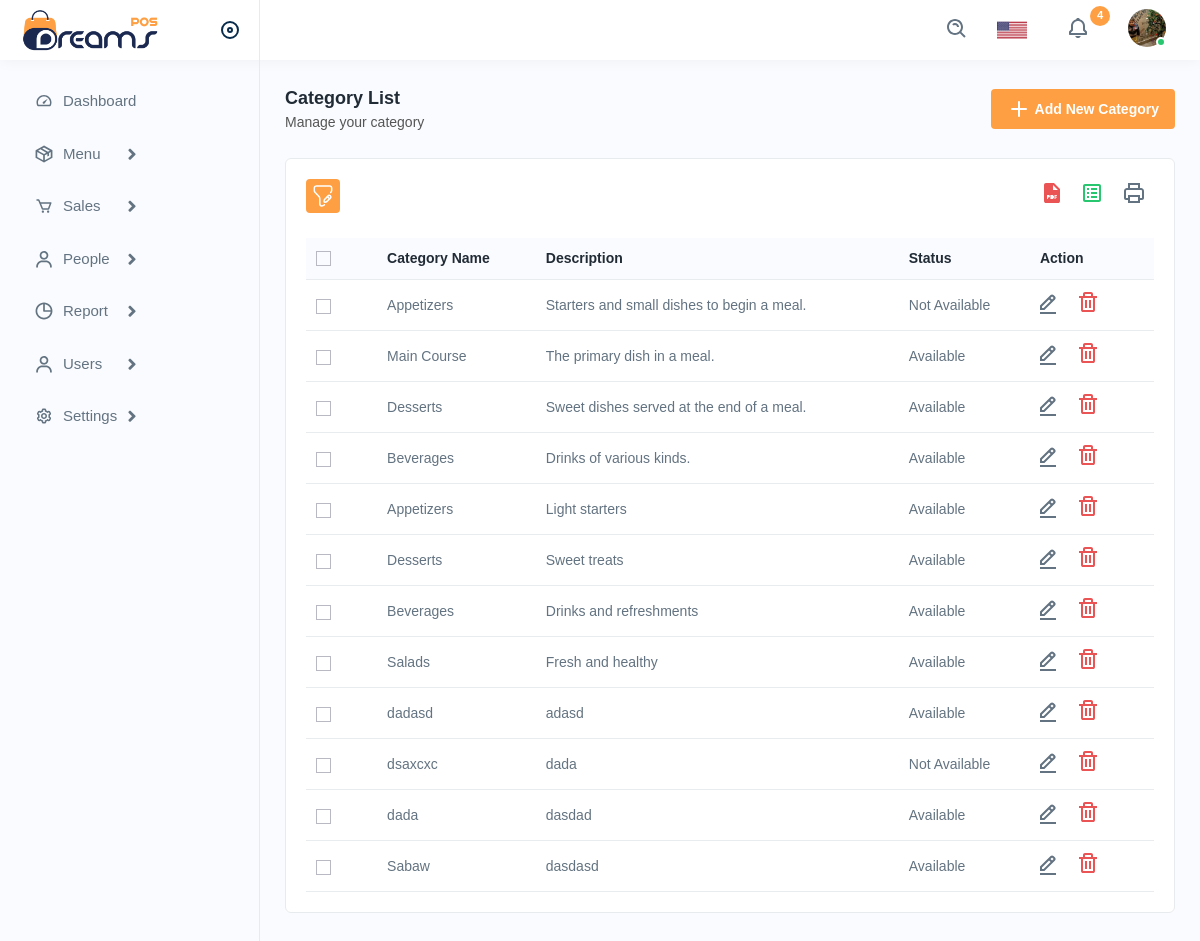
Page /categorylist.php on the committed database.
### tables this page shows
CREATE TABLE `categories` (
  `c_id` int(11) NOT NULL,
  `category_name` varchar(255) NOT NULL,
  `description` text DEFAULT NULL,
  `status` enum('Available','Not Available') NOT NULL
);

### get_filtered_categories.php (called while the page is built, shortened)
<?php
function get_filtered_categories($filter)
{
    global $conn;
    $query = "SELECT * FROM categories WHERE 1=1";
    $result = mysqli_query($conn, $query);
    $categories = [];
    while ($row = mysqli_fetch_assoc($result)) {
        $categories[] = $row;
    }
    return $categories;
}

### categorylist.php (the view, shortened to what this page needs)
<?php
include 'db/config.php';
include 'get_filtered_categories.php';
$filter = [
  'status' => isset($_GET['status']) ? $_GET['status'] : ''
];
$rows = get_filtered_categories($filter);
?>
<!DOCTYPE html>
<html lang="en">
<head>
  <link rel="stylesheet" href="assets/css/bootstrap.min.css" />
  <link rel="stylesheet" href="assets/css/animate.css" />
  <link rel="stylesheet" href="assets/plugins/select2/css/select2.min.css" />
  <link rel="stylesheet" href="assets/css/dataTables.bootstrap4.min.css" />
  <link
    rel="stylesheet"
    href="assets/plugins/fontawesome/css/fontawesome.min.css" />
  <link rel="stylesheet" href="assets/plugins/fontawesome/css/all.min.css" />
  <link rel="stylesheet" href="assets/css/style.css" />
</head>
<body>
  <div class="main-wrapper">
    <div class="header">
      <?php include 'php/header.php'; ?>
    </div>
    <?php include 'php/sidebar.php'; ?>
    <div class="page-wrapper">
      <div class="content">
        <div class="page-header">
          <div class="page-title">
            <h4>Category List</h4>
            <h6>Manage your category</h6>
          </div>
          <div class="page-btn">
            <a href="addcategory.php" class="btn btn-added">
              <img src="assets/img/icons/plus.svg" alt="img" class="me-1" />
              Add New Category
            </a>
          </div>
        </div>
        <div class="card">
          <div class="card-body">
            <div class="table-top">
              <div class="search-set">
                <div class="search-path">
                  <a class="btn btn-filter" id="filter_search">
                    <img src="assets/img/icons/filter.svg" alt="img" />
                  </a>
                </div>
                <div class="search-input">
                  <a class="btn btn-searchset">
                  </a>
                </div>
              </div>
              <div class="wordset">
                <ul>
                  <li>
                    <a data-bs-toggle="tooltip" data-bs-placement="top" title="pdf">
                      <img src="assets/img/icons/pdf.svg" alt="img" />
                    </a>
                  </li>
                  <li>
                    <a data-bs-toggle="tooltip" data-bs-placement="top" title="excel">
                      <img src="assets/img/icons/excel.svg" alt="img" />
                    </a>
                  </li>
                  <li>
                    <a data-bs-toggle="tooltip" data-bs-placement="top" title="print">
                      <img src="assets/img/icons/printer.svg" alt="img" />
                    </a>
                  </li>
                </ul>
              </div>
            </div>
            <div id="table">
              <div class="table-responsive">
                <table class="table datanew">
                  <thead>
                    <tr>
                      <th>
                        <label class="checkboxs">
                          <span class="checkmarks"></span>
                        </label>
                      </th>
                      <th>Category Name</th>
                      <th>Description</th>
                      <th>Status</th>
                      <th>Action</th>
                    </tr>
                  </thead>
                  <tbody>
                    <?php foreach ($rows as $row) : ?>
                      <tr>
                        <td>
                          <label class="checkboxs">
                            <span class="checkmarks"></span>
                          </label>
                        </td>
                        <td><?php echo htmlspecialchars($row['category_name']); ?></td>
                        <td><?php echo htmlspecialchars($row['description']); ?></td>
                        <td><?php echo htmlspecialchars($row['status']); ?></td>
                        <td>
                          <a class="me-3" href="editcategory.php?id=<?php echo $row['c_id']; ?>">
                            <img src="assets/img/icons/edit.svg" alt="img" />
                          </a>
                          <a class="me-3 confirm-text" href="javascript:void(0);" data-id="<?php echo htmlspecialchars($row['c_id']); ?>">
                            <img src="assets/img/icons/delete.svg" alt="img" />
                          </a>
                        </td>
                      </tr>
                    <?php endforeach; ?>
                  </tbody>
                </table>
              </div>
            </div>
          </div>
        </div>
      </div>
    </div>
</body>
</html>

### rows in the picture
categories: category_name "Appetizers", description "Starters and small dishes to begin a meal.", status "Not Available"
categories: category_name "Main Course", description "The primary dish in a meal.", status "Available"
categories: category_name "Desserts", description "Sweet dishes served at the end of a meal.", status "Available"
categories: category_name "Beverages", description "Drinks of various kinds.", status "Available"
categories: category_name "Appetizers", description "Light starters", status "Available"
categories: category_name "Desserts", description "Sweet treats", status "Available"
categories: category_name "Beverages", description "Drinks and refreshments", status "Available"
categories: category_name "Salads", description "Fresh and healthy", status "Available"
categories: category_name "dadasd", description "adasd", status "Available"
categories: category_name "dsaxcxc", description "dada", status "Not Available"
categories: category_name "dada", description "dasdad", status "Available"
categories: category_name "Sabaw", description "dasdasd", status "Available"
